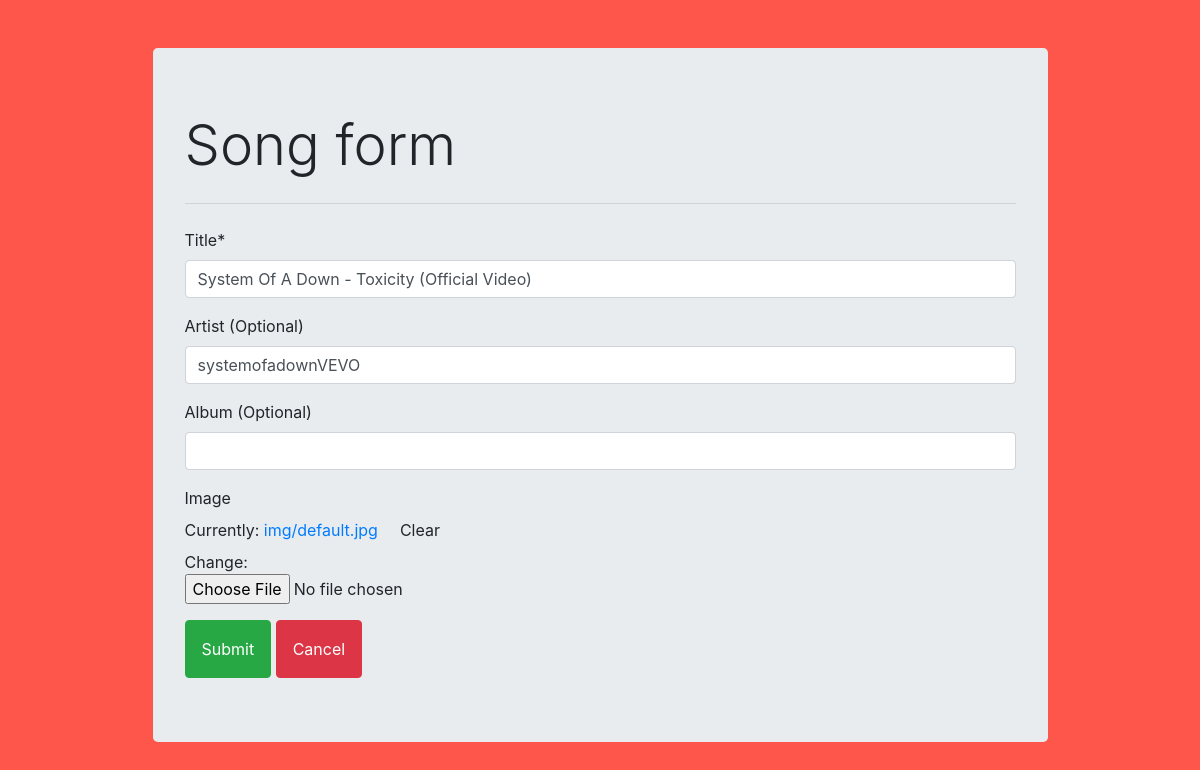
The page /30/ on the database its author committed.
### songs/models.py (models this page shows, shortened)
class Song(models.Model):
    title = models.CharField(max_length=256)
    artist = models.CharField(max_length=256, null=True, blank=True)
    album = models.ForeignKey(Album, on_delete=models.SET_NULL, null=True, blank=True)
    time_length = models.DecimalField(max_digits=10, decimal_places=2, blank=True)
    image = models.ImageField(default='img/default.jpg', upload_to='img/', blank=True, null=True)
    image_url = models.CharField(max_length=256, default='media/img/default.jpg', blank=True, null=True)
    audio_file = models.FileField(upload_to='songs', validators=[validate_is_audio], null=True, blank=True)

### songs/views.py (the view, shortened to what this page needs)
# urls.py: path('<int:id>/', upload_song_form, name='update'),
def upload_song_form(request, id=0):
    if request.method == 'GET':
        if id == 0:
            form = UploadSongForm()
        else:
            song = Song.objects.get(pk=id)
            form = UpdateSongForm(instance=song)
        context = {'form':form}
        return render(request, 'songs/form_song.html', context)

### songs/forms.py
class UpdateSongForm(forms.ModelForm):
    album = forms.CharField(max_length=256, required=False, label='Album (Optional)')
    class Meta:
        model = Song
        fields = ['title','artist','image']
        labels = {
            'artist':'Artist (Optional)',
        }

### songs/templates/songs/form_song.html (shortened to what this page needs)
{% extends 'songs/home.html' %}
{% load crispy_forms_tags %}
{% block content %}
<div class="container">
  <div class="col-md-10 offset-md-1 mt-5">
    <div class="jumbotron">
      <h1 class="display-4">Song form</h1>
      <hr class="my-4">
      <form action="" method="post" enctype="multipart/form-data">
        {{form.title | as_crispy_field}}
        {{form.artist | as_crispy_field}}
        {{form.album | as_crispy_field}}
        {{form.image | as_crispy_field}}
        <button class="btn btn-success p-3 text-white text-center">
          Submit
        </button>
        <a href="{% url 'songs:home' %}" class="btn btn-danger p-3 text-white text-center">
          Cancel</a>
      </form>
    </div>
  </div>
</div>
  {% endblock %}

### songs/static/css/style.css (style rules this page uses)
body { background: #ff564c; padding: 0; margin: 0; }

### rows shown on the page
Song: title "System Of A Down - Toxicity (Official Video)", artist "systemofadownVEVO"
